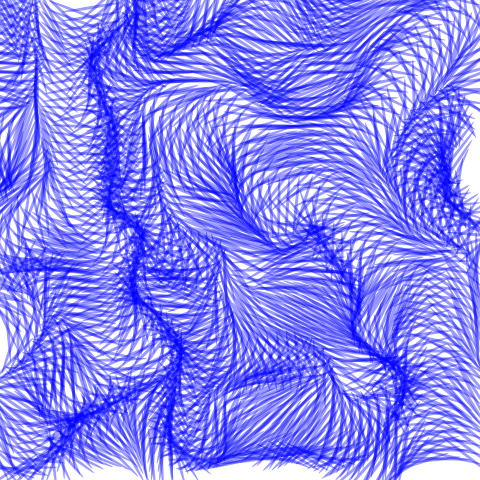
Frame 1 (no input)
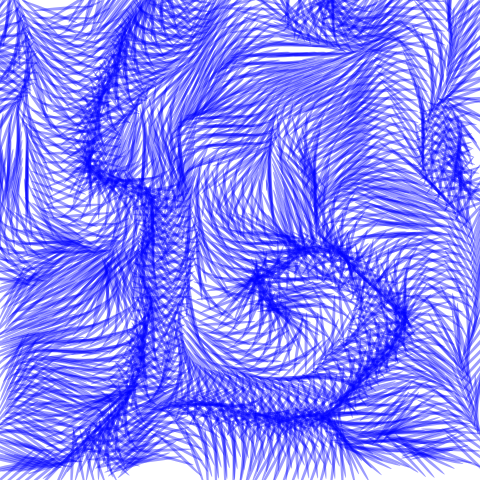
Frame 60 (no input)
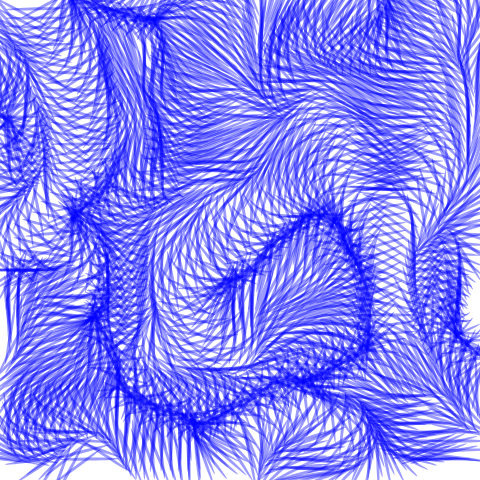
Frame 120 (the mouse pressed at the canvas centre since frame 60)

The p5.js sketch that drew these frames (run headless with seeded random() and noise() and a simulated clock; from frame 60 on, the mouse is pressed at the canvas centre):

// p5.js sketch
// ── sketch.js
// https://editor.p5js.org/benjamin.bergery/sketches/QStPXqgSz


///////// GLOBAL VARIABLES ///////////////////
var inc = 0.03; 
//the smaller the difference between coordinates, the smoother the resulting noise sequence will be. Steps of 0.005-0.03 work best for most applications

var scl = 9; 

// 48 creates possible shadow starting place
// 9 creates viscous mesh

// divide width and height by scl to define number of rows and columns
var cols, rows;
var fr; // frame rate
var zoff = 0;

/////////////////////////////////
function setup() {
  
  createCanvas(480, 480);
  frameRate(60);
  
  cols = floor(width / scl);
  rows = floor(height / scl);
    // floor(n) returns closest integer less than or equal to the value of the parameter
  
  fr = createP(""); 
// bottom paragraph for frame rate display

}

/////////////////////////////////////////////
function draw() {
  
  background(255);
  
  var yoff = 0;

  for (var y = 0; y < rows; y++) {
    var xoff = 0;
    
    for (var x = 0; x < cols; x++) {
      var index = (x + y * width) * 4;
      var angle = noise(xoff, yoff, zoff) 
      * TWO_PI * 4 ;
      xoff += inc;
      // the noise function works in an infinite space, so the value of the coordinates doesn't matter, only the distance between successive coordinates does (eg. when using noise() within a loop). The smaller the difference between coordinates, the smoother the resulting noise sequence. Steps of 0.005-0.03 work best
      
      var v = p5.Vector.fromAngle(angle);
  // fromAngle(angle) 
  // makes a new 2D vector from an angle 
  // returns a new p5.Vector object
      
      noStroke(0);
      
    push();
      // push and pop
      // resets translation and rotation
      // for each ellipse
      translate(x * scl, y * scl);
      rotate(v.heading());
      // heading() returns angle of rotation
      
      // insert pixels
      
      fill(0, 0, 255, 100);
      
      ellipse(scl,scl,60,3);
      // in 48 scl version narrow ellipse
      // creates "toothpick" line segments
      
    pop();
      
    }
    yoff += inc // 
    zoff += 0.00008; //rotation

  }
  fr.html(floor(frameRate())); 
  //display frame rate
}

// this is a mash up of perlin noise by Qiumeng Fu 
// https://editor.p5js.org/fuqiumeng/sketches/pJxXT7h4w
